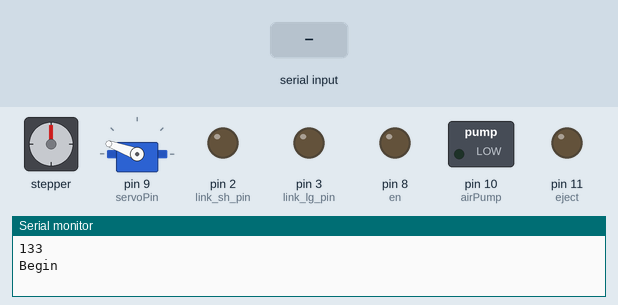
Bench run of a sketch on a simulated Arduino Uno, built with avr-gcc and run on an emulated ATmega328P. On the bench: stepper motor, servo, switched loads named in the sketch (green lamp = pin HIGH), output pins drawn as LEDs (lit = HIGH), the last lines printed to the serial monitor. Wiring (inferred from the names in the program): stepper motor (2048 steps per turn assumed): coils pin 4, pin 5, pin 6, pin 7. The test bench sets the inputs (shaded band). Pins used as bus, display or sensor lines are not drawn.

Above: at 3.3 s.
3.4 s: "2\n" received over Serial
At 5.3 s:
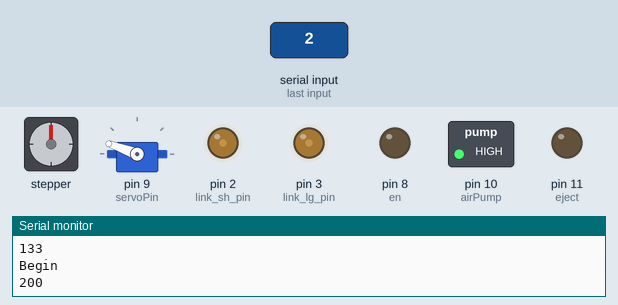
At 7.8 s:
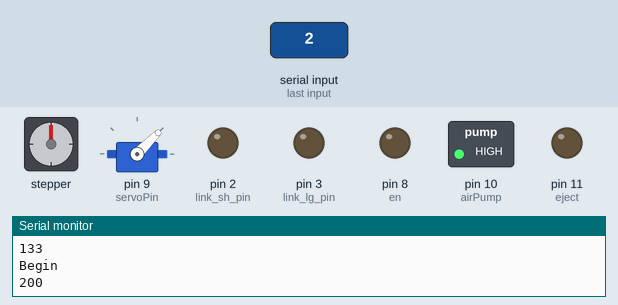
Timing chart, 0 to 23.7 s (numbered marks = the images above; inputs shaded):
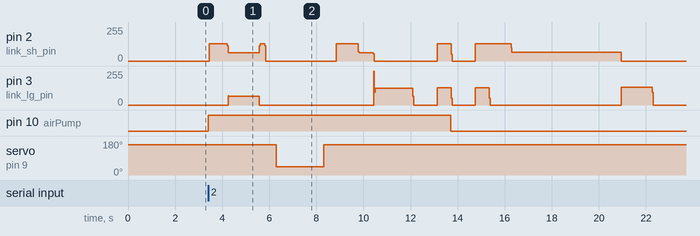

Measured:
- after the input at 3.4 s, pin 10 (airPump): LOW → HIGH at once, → LOW 10.3 s later; servo on pin 9 (servoPin): 160° → 45° after 2.9 s, → 160° 2.0 s later

The sketch:

KinematicsV2.ino
```cpp
//// ---- Import libraries
#include "pin.h"
#include <Servo.h>


//// ---- Variables
Servo servo;
int link_lg, link_sh;
int msg;


//// ---- Functions
void moveTo(int pin, int dir_pin, int dir, int spd, int degree) {
  int steps = degree / microStep;
  Serial.println(steps);

  // 1: clockwise
  // 0: counter-clockwise
  digitalWrite(dir_pin, dir);
  for (int i = 0; i < steps; ++i) {
    digitalWrite(pin, HIGH);
    delay(spd);
    digitalWrite(pin, LOW);
    delay(spd);
  }

  //  delay(500);
}

void moveToSimo(int dir1, int deg1, int dir2, int deg2, int spd) {
  int steps1 = deg1 / microStep;
  int steps2 = deg2 / microStep;

  int cur1 = 0, cur2 = 0;
  bool done1 = false, done2 = false;

  digitalWrite(link_lg_dir, dir1);
  digitalWrite(link_sh_dir, dir2);

  while (true) {
    if (cur1 != steps1) {
      cur1++;
      digitalWrite(link_lg_pin, HIGH);
      delay(spd);
      digitalWrite(link_lg_pin, LOW);
      delay(spd);
    } else {
      done1 = true;
    }

    if (cur2 != steps2) {
      cur2++;
      digitalWrite(link_sh_pin, HIGH);
      delay(spd);
      digitalWrite(link_sh_pin, LOW);
      delay(spd);
    } else {
      done2 = true;
    }

    if (done1 && done2) {
      break;
    }
  }
}

void moveMid(int dir) {
  // Pos before move must be 25 degree
  int steps = 70 / microStep;
  Serial.println(steps);

  digitalWrite(link_lg_dir, dir);
  digitalWrite(link_sh_dir, !dir);

  for (int i = 0; i < steps; ++i) {
    digitalWrite(link_lg_pin, HIGH);
    digitalWrite(link_sh_pin, HIGH);
    delay(linkSpeed_5);
    digitalWrite(link_lg_pin, LOW);
    digitalWrite(link_sh_pin, LOW);
    delay(linkSpeed_5);
  }
}

bool readBtn() {
  return !digitalRead(startBtn);
}

//// ---- Main
void setup() {
  Serial.begin(115200);

  // Set pins
  pinMode(en, OUTPUT);
  pinMode(link_lg_pin, OUTPUT);
  pinMode(link_lg_dir, OUTPUT);
  pinMode(link_sh_pin, OUTPUT);
  pinMode(link_sh_dir, OUTPUT);
  pinMode(feeder_pin, OUTPUT);
  pinMode(feeder_dir, OUTPUT);
  pinMode(eject, OUTPUT);
  pinMode(airPump, OUTPUT);
  pinMode(startBtn, INPUT);
  servo.attach(servoPin);

  // Reset every actuator
  servo.write(origin);
  digitalWrite(en, LOW);
  digitalWrite(eject, LOW);
  digitalWrite(airPump, LOW);

  // Wait for start btn
  while (!readBtn) {
    delay(100);
  }
}

void loop() {

  // Feed ball
  moveTo(feeder_pin, feeder_dir, 1, linkSpeed_4, 60);
  delay(1000);

  // Send responce to CPU
  Serial.println("Begin");

  // Wait for command from CPU
  while (true) {
    if (Serial.available()) {
      msg = Serial.parseInt();
      if (msg == 2 || msg == 1) {
        break;
      }
    }
  }

  switch (msg) {
    // Qualified
    case 2:

      // Activate air pump
      digitalWrite(airPump, HIGH);

      // Move to inspection zone
      moveTo(link_sh_pin, link_sh_dir, 0, linkSpeed_5, 90);
      moveToSimo(0, 75, 0, 105, linkSpeed_5);
      delay(500);

      // Grab the ball
      servo.write(outStroke);
      delay(2000);
      servo.write(origin);
      delay(500);

      // Move to drop zone
      moveTo(link_sh_pin, link_sh_dir, 1, linkSpeed_5, 105);
      moveToSimo(0, 90, 0, 15, linkSpeed_4);
      delay(1000);
      moveMid(0);

      // Deativate air pump
      digitalWrite(airPump, LOW);
      delay(1000);

      // Back to original position
      moveMid(1);
      moveTo(link_sh_pin, link_sh_dir, 1, linkSpeed_5, 105);
      moveToSimo(1, 165, 1, 105, linkSpeed_4);
      break;

    // Ejected
    case 1:
      digitalWrite(eject, HIGH);
      delay(1000);
      digitalWrite(eject, LOW);
      break;
  }
}
```

pin.h
```cpp
/// Stepper
#define en 8

// links
#define link_lg_pin 3
#define link_lg_dir 6

#define link_sh_pin 2
#define link_sh_dir 5

#define microStep 0.45
#define linkSpeed_1 100
#define linkSpeed_2 50
#define linkSpeed_3 10
#define linkSpeed_4 5
#define linkSpeed_5 2

// feeder
#define feeder_pin 4
#define feeder_dir 7
#define feederSpeed 5

/// Solenoid
#define eject 11

/// Air pump
#define airPump 10

/// Servo
#define servoPin 9
#define origin 160
#define outStroke 45

/// Button
# define startBtn A0
```
